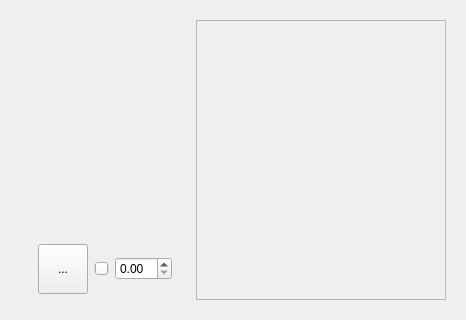
<?xml version="1.0" encoding="UTF-8"?>
<ui version="4.0">
 <class>SceneEditorTab</class>
 <widget class="QWidget" name="SceneEditorTab">
  <property name="geometry">
   <rect>
    <x>0</x>
    <y>0</y>
    <width>403</width>
    <height>320</height>
   </rect>
  </property>
  <property name="windowTitle">
   <string>Form</string>
  </property>
  <layout class="QVBoxLayout" name="verticalLayout_2">
   <item>
    <widget class="QWidget" name="widget_2" native="true">
     <layout class="QHBoxLayout" name="horizontalLayout_2">
      <item>
       <widget class="QWidget" name="widget_3" native="true">
        <layout class="QVBoxLayout" name="verticalLayout_3">
         <property name="bottomMargin">
          <number>6</number>
         </property>
         <item>
          <widget class="SceneGLWidget" name="glwidget" native="true">
           <property name="sizePolicy">
            <sizepolicy hsizetype="Preferred" vsizetype="Expanding">
             <horstretch>0</horstretch>
             <verstretch>0</verstretch>
            </sizepolicy>
           </property>
          </widget>
         </item>
         <item>
          <widget class="QWidget" name="animation_controller" native="true">
           <layout class="QHBoxLayout" name="horizontalLayout">
            <property name="topMargin">
             <number>3</number>
            </property>
            <property name="bottomMargin">
             <number>0</number>
            </property>
            <item>
             <widget class="QToolButton" name="play_button">
              <property name="sizePolicy">
               <sizepolicy hsizetype="Preferred" vsizetype="Preferred">
                <horstretch>0</horstretch>
                <verstretch>0</verstretch>
               </sizepolicy>
              </property>
              <property name="minimumSize">
               <size>
                <width>50</width>
                <height>50</height>
               </size>
              </property>
              <property name="text">
               <string>...</string>
              </property>
             </widget>
            </item>
            <item>
             <widget class="QSlider" name="horizontalSlider">
              <property name="orientation">
               <enum>Qt::Horizontal</enum>
              </property>
             </widget>
            </item>
            <item>
             <widget class="QDoubleSpinBox" name="doubleSpinBox"/>
            </item>
           </layout>
          </widget>
         </item>
        </layout>
       </widget>
      </item>
      <item>
       <widget class="QScrollArea" name="scrollArea">
        <property name="sizePolicy">
         <sizepolicy hsizetype="Fixed" vsizetype="Expanding">
          <horstretch>0</horstretch>
          <verstretch>0</verstretch>
         </sizepolicy>
        </property>
        <property name="minimumSize">
         <size>
          <width>250</width>
          <height>0</height>
         </size>
        </property>
        <property name="widgetResizable">
         <bool>true</bool>
        </property>
        <widget class="QWidget" name="scrollAreaWidgetContents">
         <property name="geometry">
          <rect>
           <x>0</x>
           <y>0</y>
           <width>248</width>
           <height>282</height>
          </rect>
         </property>
         <layout class="QVBoxLayout" name="verticalLayout">
          <item>
           <widget class="ManageScene" name="widget_5" native="true"/>
          </item>
          <item>
           <widget class="ManageSceneTimePoints" name="widget_6" native="true"/>
          </item>
          <item>
           <widget class="QWidget" name="widget_7" native="true"/>
          </item>
          <item>
           <widget class="TransformationsWidget" name="widget_4" native="true"/>
          </item>
          <item>
           <widget class="RenderingOptionsWidget" name="widget" native="true"/>
          </item>
          <item>
           <spacer name="verticalSpacer">
            <property name="orientation">
             <enum>Qt::Vertical</enum>
            </property>
            <property name="sizeHint" stdset="0">
             <size>
              <width>20</width>
              <height>40</height>
             </size>
            </property>
           </spacer>
          </item>
          <item>
           <spacer name="horizontalSpacer">
            <property name="orientation">
             <enum>Qt::Horizontal</enum>
            </property>
            <property name="sizeHint" stdset="0">
             <size>
              <width>40</width>
              <height>20</height>
             </size>
            </property>
           </spacer>
          </item>
         </layout>
        </widget>
       </widget>
      </item>
     </layout>
    </widget>
   </item>
  </layout>
 </widget>
 <customwidgets>
  <customwidget>
   <class>TransformationsWidget</class>
   <extends>QWidget</extends>
   <header location="global">GUI/SideWidgetComponents/TransformationsWidget.h</header>
   <container>1</container>
  </customwidget>
  <customwidget>
   <class>RenderingOptionsWidget</class>
   <extends>QWidget</extends>
   <header>GUI/SideWidgetComponents/RenderingOptionsWidget.h</header>
   <container>1</container>
  </customwidget>
  <customwidget>
   <class>SceneGLWidget</class>
   <extends>QWidget</extends>
   <header>GUI/SceneGLWidget.h</header>
   <container>1</container>
  </customwidget>
  <customwidget>
   <class>ManageScene</class>
   <extends>QWidget</extends>
   <header>GUI/SideWidgetComponents/ManageScene.h</header>
   <container>1</container>
  </customwidget>
  <customwidget>
   <class>ManageSceneTimePoints</class>
   <extends>QWidget</extends>
   <header>GUI/SIdeWidgetComponents/ManageSceneTimePoints.h</header>
   <container>1</container>
  </customwidget>
 </customwidgets>
 <resources/>
 <connections/>
</ui>
